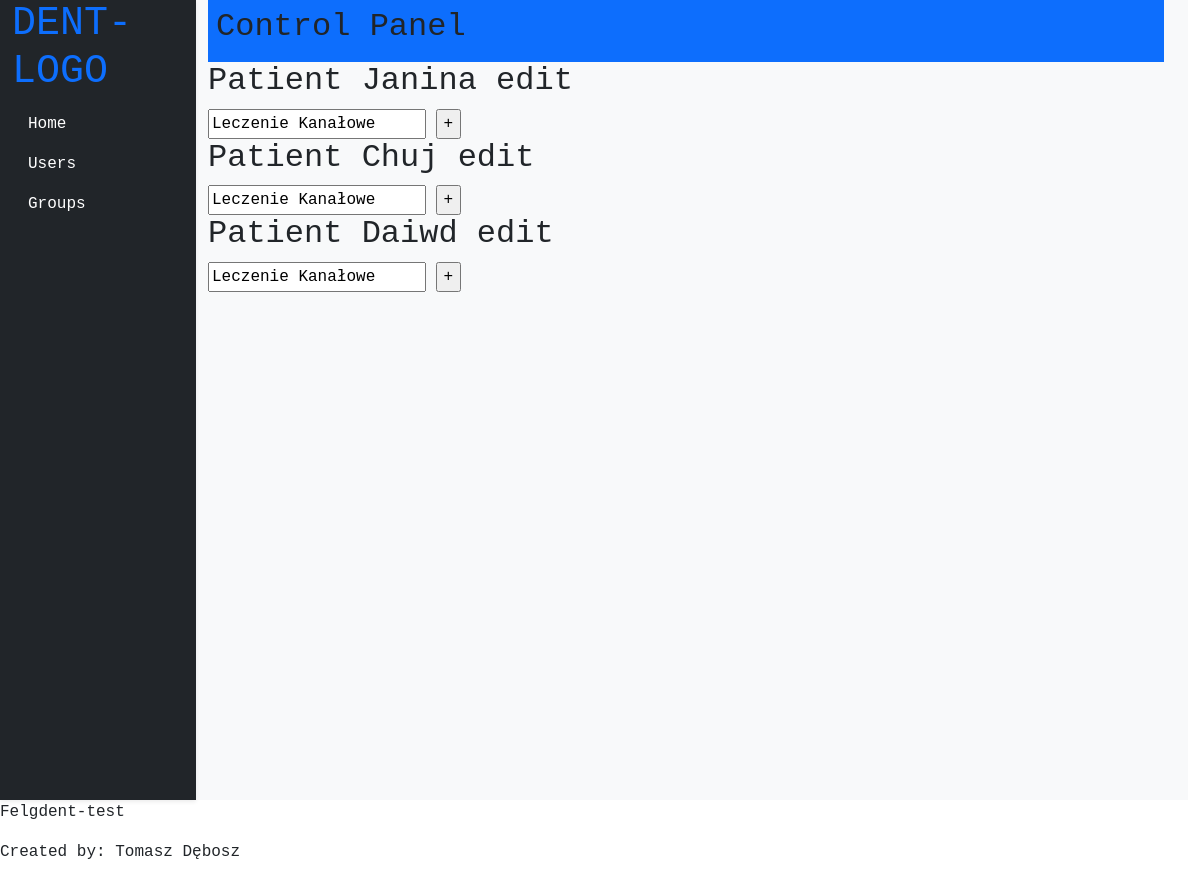
The page /edit_group.php?id=1 on the database its author committed.
### tables this page shows
CREATE TABLE `patients` (
  `patient_id` int(100) NOT NULL,
  `patient_login` varchar(100) NOT NULL,
  `patient_password` varchar(100) NOT NULL,
  `patient_firstname` varchar(100) NOT NULL,
  `patient_lastname` varchar(100) NOT NULL,
  `patient_birthday` date NOT NULL,
  `patient_grouplist` varchar(100) NOT NULL
);

CREATE TABLE `groups` (
  `group_id` int(100) NOT NULL,
  `group_name` varchar(100) NOT NULL
);

### edit_group.php (the view, shortened to what this page needs)
<?php
require "resources/configuration/connect.php";
$group_id = $_GET['id'];
$sql = "SELECT
        groups.group_id,
        patients.patient_firstname,
        patients.patient_lastname,
        groups.group_name
        FROM patients
        JOIN patients_group
        ON patients.patient_id = patients_group.patient_id
        JOIN groups
        ON patients_group.group_id = groups.group_id
        WHERE groups.group_id = '$group_id'";
        $result = $connect->query($sql);
?>
<!DOCTYPE html>
<html lang="en">
<head>
    <?php require "resources/templates/head.php" ?>
</head>
<body>
<div class="container-fluid row bg-light">
    <?php require "resources/templates/main_menu.php" ?>
    <div class="col-10 content">
        <?php require "resources/templates/header.php" ?>
        <div class="edit-bar">
        <?php
        if ($result->num_rows > 0) {
          while($row = $result->fetch_assoc()) {
            echo '
            <h2>Patient '.$row['patient_firstname'].' edit</h2>
                <form method="POST">
                    <input type="text" value="'.$row['group_name'].'" name="login">
                  <input type="submit" name="submit" value="+">
                </form>
            ';
          }
        } else {
          echo "0 results";
        }
        ?>
        </div>
    </div>
</div>
<div class="footer">
    <?php include "resources/templates/footer.php" ?>
</div>
</body>
</html>

### resources/css/style.css (style rules this page uses)
* { font-family: 'Courier New', Courier, monospace; }

### rows shown on the page
patients: patient_firstname "Janina", login "Leczenie Kanałowe"
patients: patient_firstname "Chuj", login "Leczenie Kanałowe"
patients: patient_firstname "Daiwd", login "Leczenie Kanałowe"
